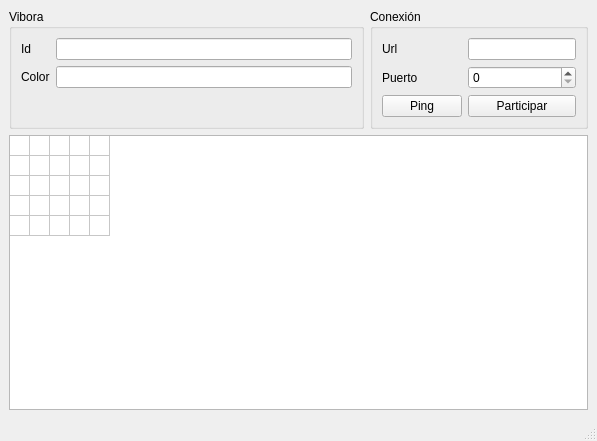
<?xml version="1.0" encoding="UTF-8"?>
<ui version="4.0">
 <class>MainWindow</class>
 <widget class="QMainWindow" name="MainWindow">
  <property name="geometry">
   <rect>
    <x>0</x>
    <y>0</y>
    <width>597</width>
    <height>441</height>
   </rect>
  </property>
  <property name="windowTitle">
   <string>MainWindow</string>
  </property>
  <widget class="QWidget" name="centralwidget">
   <layout class="QGridLayout" name="gridLayout">
    <item row="0" column="0">
     <widget class="QGroupBox" name="groupBox_2">
      <property name="sizePolicy">
       <sizepolicy hsizetype="Minimum" vsizetype="Preferred">
        <horstretch>0</horstretch>
        <verstretch>0</verstretch>
       </sizepolicy>
      </property>
      <property name="title">
       <string>Vibora</string>
      </property>
      <layout class="QFormLayout" name="formLayout">
       <item row="0" column="0">
        <widget class="QLabel" name="label">
         <property name="text">
          <string>Id</string>
         </property>
        </widget>
       </item>
       <item row="0" column="1">
        <widget class="QLineEdit" name="lineEdit"/>
       </item>
       <item row="1" column="0">
        <widget class="QLabel" name="label_2">
         <property name="text">
          <string>Color</string>
         </property>
        </widget>
       </item>
       <item row="1" column="1">
        <widget class="QLineEdit" name="lineEdit_2"/>
       </item>
      </layout>
     </widget>
    </item>
    <item row="0" column="1">
     <widget class="QGroupBox" name="groupBox">
      <property name="sizePolicy">
       <sizepolicy hsizetype="Maximum" vsizetype="Preferred">
        <horstretch>0</horstretch>
        <verstretch>0</verstretch>
       </sizepolicy>
      </property>
      <property name="title">
       <string>Conexión</string>
      </property>
      <layout class="QFormLayout" name="formLayout_2">
       <item row="0" column="0">
        <widget class="QLabel" name="label_3">
         <property name="text">
          <string>Url</string>
         </property>
        </widget>
       </item>
       <item row="0" column="1">
        <widget class="QLineEdit" name="lineEdit_3"/>
       </item>
       <item row="1" column="0">
        <widget class="QLabel" name="label_4">
         <property name="text">
          <string>Puerto</string>
         </property>
        </widget>
       </item>
       <item row="1" column="1">
        <widget class="QSpinBox" name="spinBox"/>
       </item>
       <item row="2" column="0">
        <widget class="QPushButton" name="pushButton_ping">
         <property name="text">
          <string>Ping</string>
         </property>
        </widget>
       </item>
       <item row="2" column="1">
        <widget class="QPushButton" name="pushButton_participar">
         <property name="text">
          <string>Participar</string>
         </property>
        </widget>
       </item>
      </layout>
     </widget>
    </item>
    <item row="1" column="0" colspan="2">
     <widget class="QTableWidget" name="table_widget_cliente">
      <property name="verticalScrollBarPolicy">
       <enum>Qt::ScrollBarAlwaysOff</enum>
      </property>
      <property name="horizontalScrollBarPolicy">
       <enum>Qt::ScrollBarAlwaysOff</enum>
      </property>
      <property name="rowCount">
       <number>5</number>
      </property>
      <property name="columnCount">
       <number>5</number>
      </property>
      <attribute name="horizontalHeaderVisible">
       <bool>false</bool>
      </attribute>
      <attribute name="horizontalHeaderDefaultSectionSize">
       <number>20</number>
      </attribute>
      <attribute name="horizontalHeaderMinimumSectionSize">
       <number>0</number>
      </attribute>
      <attribute name="verticalHeaderVisible">
       <bool>false</bool>
      </attribute>
      <attribute name="verticalHeaderDefaultSectionSize">
       <number>20</number>
      </attribute>
      <attribute name="verticalHeaderMinimumSectionSize">
       <number>0</number>
      </attribute>
      <row/>
      <row/>
      <row/>
      <row/>
      <row/>
      <column/>
      <column/>
      <column/>
      <column/>
      <column/>
     </widget>
    </item>
   </layout>
  </widget>
  <widget class="QMenuBar" name="menubar">
   <property name="geometry">
    <rect>
     <x>0</x>
     <y>0</y>
     <width>597</width>
     <height>19</height>
    </rect>
   </property>
  </widget>
  <widget class="QStatusBar" name="statusbar"/>
 </widget>
 <resources/>
 <connections/>
</ui>
